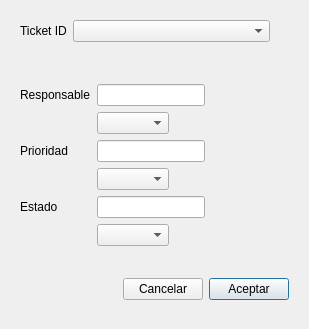
<?xml version="1.0" encoding="UTF-8"?>
<ui version="4.0">
 <class>dModifyID</class>
 <widget class="QDialog" name="dModifyID">
  <property name="windowModality">
   <enum>Qt::ApplicationModal</enum>
  </property>
  <property name="geometry">
   <rect>
    <x>0</x>
    <y>0</y>
    <width>309</width>
    <height>329</height>
   </rect>
  </property>
  <property name="windowTitle">
   <string>Modificación de ticket</string>
  </property>
  <property name="modal">
   <bool>true</bool>
  </property>
  <layout class="QVBoxLayout" name="verticalLayout">
   <item>
    <widget class="QWidget" name="widgetAskID" native="true">
     <layout class="QFormLayout" name="formLayout_2">
      <property name="rightMargin">
       <number>28</number>
      </property>
      <item row="0" column="0">
       <widget class="QLabel" name="lbID">
        <property name="text">
         <string>Ticket ID</string>
        </property>
       </widget>
      </item>
      <item row="0" column="1">
       <widget class="QComboBox" name="cboxID"/>
      </item>
     </layout>
    </widget>
   </item>
   <item>
    <widget class="QWidget" name="widgetMain" native="true">
     <layout class="QFormLayout" name="formLayout">
      <property name="fieldGrowthPolicy">
       <enum>QFormLayout::FieldsStayAtSizeHint</enum>
      </property>
      <item row="1" column="1">
       <widget class="QComboBox" name="cboxResponsible"/>
      </item>
      <item row="3" column="1">
       <widget class="QComboBox" name="cboxPriority"/>
      </item>
      <item row="5" column="1">
       <widget class="QComboBox" name="cboxState"/>
      </item>
      <item row="0" column="1">
       <widget class="QLineEdit" name="lfCurrentResponsible">
        <property name="readOnly">
         <bool>true</bool>
        </property>
       </widget>
      </item>
      <item row="2" column="1">
       <widget class="QLineEdit" name="lfCurrentPriority">
        <property name="readOnly">
         <bool>true</bool>
        </property>
       </widget>
      </item>
      <item row="4" column="1">
       <widget class="QLineEdit" name="lfCurrentState">
        <property name="readOnly">
         <bool>true</bool>
        </property>
       </widget>
      </item>
      <item row="0" column="0">
       <widget class="QLabel" name="lbResponsible">
        <property name="text">
         <string>Responsable</string>
        </property>
       </widget>
      </item>
      <item row="2" column="0">
       <widget class="QLabel" name="lbPriority">
        <property name="text">
         <string>Prioridad</string>
        </property>
       </widget>
      </item>
      <item row="4" column="0">
       <widget class="QLabel" name="lbState">
        <property name="text">
         <string>Estado</string>
        </property>
       </widget>
      </item>
     </layout>
    </widget>
   </item>
   <item>
    <widget class="QWidget" name="widgetButtons" native="true">
     <layout class="QHBoxLayout" name="horizontalLayout">
      <item>
       <spacer name="horizontalSpacer">
        <property name="orientation">
         <enum>Qt::Horizontal</enum>
        </property>
        <property name="sizeHint" stdset="0">
         <size>
          <width>40</width>
          <height>20</height>
         </size>
        </property>
       </spacer>
      </item>
      <item>
       <widget class="QPushButton" name="btCancel">
        <property name="text">
         <string>Cancelar</string>
        </property>
       </widget>
      </item>
      <item>
       <widget class="QPushButton" name="btAccept">
        <property name="text">
         <string>Aceptar</string>
        </property>
        <property name="default">
         <bool>true</bool>
        </property>
       </widget>
      </item>
     </layout>
    </widget>
   </item>
  </layout>
 </widget>
 <resources/>
 <connections/>
</ui>
